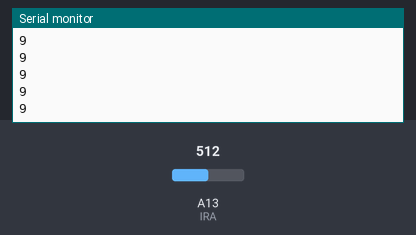
Bench run of a sketch on a simulated Arduino Mega 2560, built with avr-gcc and run on an emulated ATmega2560. Parts: the last lines printed to the serial monitor. The test bench sets the inputs (shaded band); at power-on: A13 (IRA) = 512.

Above: at 1.2 s.
1.3 s: A13 (IRA) set to 716
At 1.31 s:
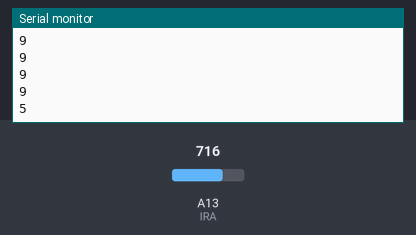
2.8 s: A13 (IRA) set to 900
At 2.81 s:
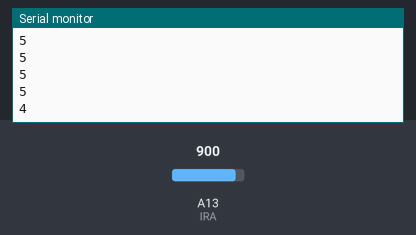
Timing chart, 0 to 5.8 s (numbered marks = the images above; inputs shaded):
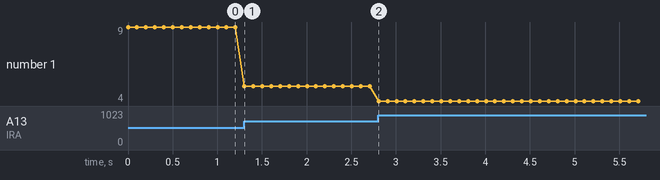

The sketch:

2._IR_Distance_Detection.ino
```cpp
 /*
 * Project 2: Distance Detection
 * Author: Anwar Hussein
 * Date: 12/5/2018
 * Last Updated: 1/10/2019
 */


/*
 * This project uses Sharp Infrared Sensor ( Sharp GP2Y0A02YK0F) to detect the object coming close and will count
 * the number of times the IR sensor is crossed and the count will be displayed on the serial monitor.
 */

// Declaring Variables

  int IRA = A13;                 // IR Analog input
  int IRB = A15;                 // IR Analog input
  int IRC = A12;
  int count = 0;                 // The counted values by the IRSensor
  int val_A = 0;                  // The variable storing value of the IR analog Input
  int val_B = 0;
  int val_C = 0;                  // The variable storing value of the IR analog Input
  int cm_A = 0;                   // Distance in CM
  int cm_B = 0;                   // Distance in CM
  int cm_C = 0;


void setup() {
  // Pin assignment and serial connection declaration

  pinMode (IRA, INPUT);          // Pin A0 (declared as "IRA") is set to be an input pin
  pinMode (IRB, INPUT);          // Pin A0 (declared as "IRA") is set to be an input pin
  pinMode (IRC, INPUT);
  Serial.begin (9600);           //The baud rate of the serial is 9600


}


void loop() {
      // This code will be run repeatedly

      val_A = analogRead (IRA);
      //cm_A = 10*(4800/(val_A - 20));
      cm_A = (5461 / (val_A - 17)) - 2;
      //cm= 13*pow(val, -1);

      //cm_A = 9462/(val_A - 16.92);

  //  Serial.print ("Sensor A = ");
    Serial.println (cm_A);

   delay (100);


}
```

Measured:
- after the input at 1.3 s, the serial monitor: prints a new line at once (image 1)
- after the input at 2.8 s, the serial monitor: prints a new line at once (image 2)
- plotted number 1: 9 → 5 after the input at 1.3 s, 5 → 4 after the input at 2.8 s
